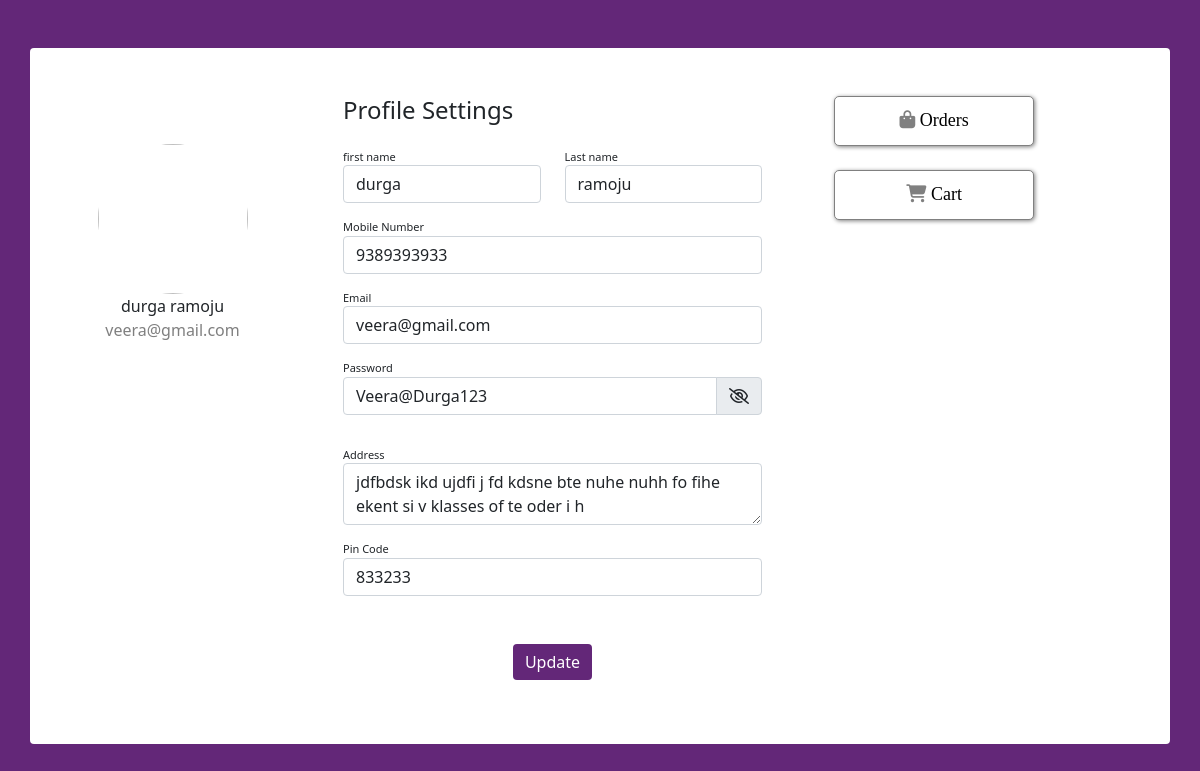
The app's page /profile (signed in) with its own data.
### APP/models.py (models this page shows, shortened)
class Customer(models.Model):
	first_name = models.CharField(max_length=50)
	last_name = models.CharField(max_length=50)
	phone = models.CharField(max_length=10)
	email = models.EmailField()
	password = models.CharField(max_length=100)
	address = models.TextField(max_length=100)
	pincode =  models.CharField(max_length=6)
	@staticmethod
	def get_customer_by_email(email):
		try:
			return Customer.objects.get(email=email)
		except:
			return False

### APP/views.py (the view)
# urls.py: path('profile',views.profile,name='profile'),
def profile(request):
    template = loader.get_template('profile.html')
    current_user = request.session['user']
    customer = Customer.get_customer_by_email(current_user)
    return HttpResponse(template.render({'customer':customer},request))

### APP/templates/profile.html (shortened to what this page needs)
<html lang="en">
<head>
    <link href="https://cdn.jsdelivr.net/npm/bootstrap@5.0.2/dist/css/bootstrap.min.css" rel="stylesheet">
    <link rel="stylesheet" href="https://cdnjs.cloudflare.com/ajax/libs/font-awesome/4.7.0/css/font-awesome.min.css">
  <link rel="stylesheet" href="https://cdnjs.cloudflare.com/ajax/libs/font-awesome/6.2.1/css/all.min.css" />
</head>
<body>
    <div class="container rounded bg-white mt-5 mb-5">
        <div class="row">
            <div class="col-md-3 border-right">
                <div class="d-flex flex-column align-items-center text-center p-3 py-5"><img class="rounded-circle mt-5" width="150px" src="https://st3.depositphotos.com/15648834/17930/v/600/depositphotos_179308454-stock-illustration-unknown-person-silhouette-glasses-profile.jpg"><span class="font-weight-bold">{{ customer.first_name }} {{ customer.last_name }}</span><span class="text-black-50">{{ customer.email }}</span></div>
            </div>
            <div class="col-md-5 border-right">
                <div class="p-3 py-5">
                    <div class="d-flex justify-content-between align-items-center mb-3">
                        <h4 class="text-right">Profile Settings</h4>
                    </div>
                    <form action = "{% url 'updateprofile' %}" method="POST">
                    <div class="row mt-2">
                        <div class="col-md-6"><label class="labels">first name</label><input type="text" class="form-control" placeholder="first name" value="{{ customer.first_name }}" name="first_name"></div>
                        <div class="col-md-6"><label class="labels">Last name</label><input type="text" class="form-control" value="{{ customer.last_name }}" placeholder="surname" name="last_name"></div>
                    </div>
                    <div class="row mt-3">
                        <div class="col-md-12"><label class="labels">Mobile Number</label><input type="number" class="form-control" placeholder="enter phone number" value="{{ customer.phone }}" name="phone"></div>
                    </div>
                    <div class="row mt-3">
                        <div class="col-md-12"><label class="labels">Email</label><input type="email" class="form-control" placeholder="enter email" value="{{ customer.email }}" name="email"></div>
                    </div>
                    <div class="row mt-3">
                        <label class="labels">Password</label>
                        <div class="input-group mb-3">
                            <input class="form-control" id="password" name="password" placeholder="Password" value="{{ customer.password }}" name="password">
                            <span class="input-group-text"><i class="far fa-eye-slash" id="togglePassword"></i></span>
                         </div>
                    </div>
                    <div class="row mt-3">
                        <div class="col-md-12"><label class="labels">Address</label><textarea  name="address" class="form-control">{{ customer.address }}</textarea></div>
                    </div>
                    <div class="row mt-3">
                        <div class="col-md-12"><label class="labels">Pin Code</label><input type="text"  class="form-control" value="{{ customer.pincode }}" name="pincode"></div>
                    </div>
                    <div class="mt-5 text-center"><input class="btn btn-primary profile-button" type="submit" value = "Update"></div>
                </div>
            </div>
            <div class="col-md-4" >
                <div class="p-3 py-5">
                    <div class="col-md-12"><a class="orders" href="{% url 'myorders' %}"><i class="fa-solid fa-bag-shopping" style="color:gray"></i> Orders</a></div> <br>
                    <div class="col-md-12"><a class="orders" href="{% url 'Cart' %}"><i class="fa-solid fa-shopping-cart " style="color: gray;"></i> Cart</a></div> <br>
                </div>
            </div>
        </div>
    </div>
</body>
</html>

### APP/templates/profile.html (style rules this page uses)
body { background: rgb(99, 39, 120) }
.profile-button { background: rgb(99, 39, 120); box-shadow: none; border: none }
.labels { font-size: 11px }
.orders { padding: 10px 25px; text-align: center; justify-content: center; text-decoration: none; display: inline-block; border: 1px solid gray; color:black; background-color:white; font-style: normal; font-weight: demi; font-size: 18px; font-family:verdana; width: 200px; border-radius: 5px; transition-duration: .3s; height: 50px; box-shadow: 1px 1px 4px gray; margin-left: 5%; }

### records on screen
Customer: first_name "durga", last_name "ramoju", email "veera@gmail.com", phone "9389393933", password "Veera@Durga123", address "jdfbdsk ikd ujdfi j fd kdsne bte nuhe nuhh fo fihe ekent si v klasses of te oder i h", pincode "833233"
